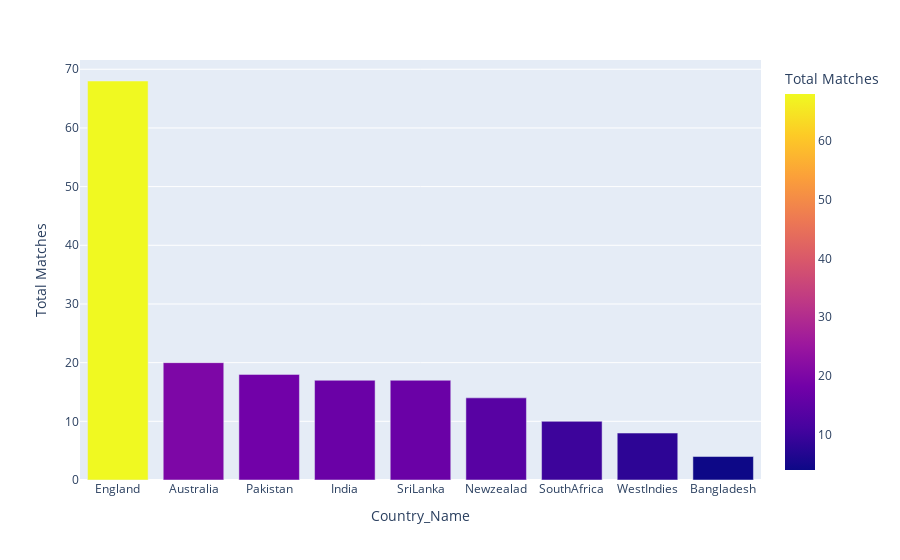

Notebook code for this chart:
### Code cell
#----- Bar plot using plotly Express

px.bar(Team_Matches, x = 'Country_Name', y = 'Total Matches', color = 'Total Matches',  )

### Figure 1 — Plotly figure (JSON) as saved in the notebook; plotly's stock layout.template omitted (floating-point values rounded to 4 significant figures)
{"data": [{"alignmentgroup": "True", "hovertemplate": "Country_Name=%{x}<br>Total Matches=%{marker.color}<extra></extra>", "legendgroup": "", "marker": {"color": [68, 20, 18, 17, 17, 14, 10, 8, 4], "coloraxis": "coloraxis"}, "name": "", "offsetgroup": "", "orientation": "v", "showlegend": false, "textposition": "auto", "type": "bar", "x": ["England", "Australia", "Pakistan", "India", "SriLanka", "Newzealad", "SouthAfrica", "WestIndies", "Bangladesh"], "xaxis": "x", "y": [68, 20, 18, 17, 17, 14, 10, 8, 4], "yaxis": "y"}], "layout": {"barmode": "relative", "coloraxis": {"colorbar": {"title": {"text": "Total Matches"}}, "colorscale": [[0, "#0d0887"], [0.1111, "#46039f"], [0.2222, "#7201a8"], [0.3333, "#9c179e"], [0.4444, "#bd3786"], [0.5556, "#d8576b"], [0.6667, "#ed7953"], [0.7778, "#fb9f3a"], [0.8889, "#fdca26"], [1, "#f0f921"]]}, "legend": {"tracegroupgap": 0}, "margin": {"t": 60}, "xaxis": {"anchor": "y", "domain": [0, 1], "title": {"text": "Country_Name"}}, "yaxis": {"anchor": "x", "domain": [0, 1], "title": {"text": "Total Matches"}}}}
